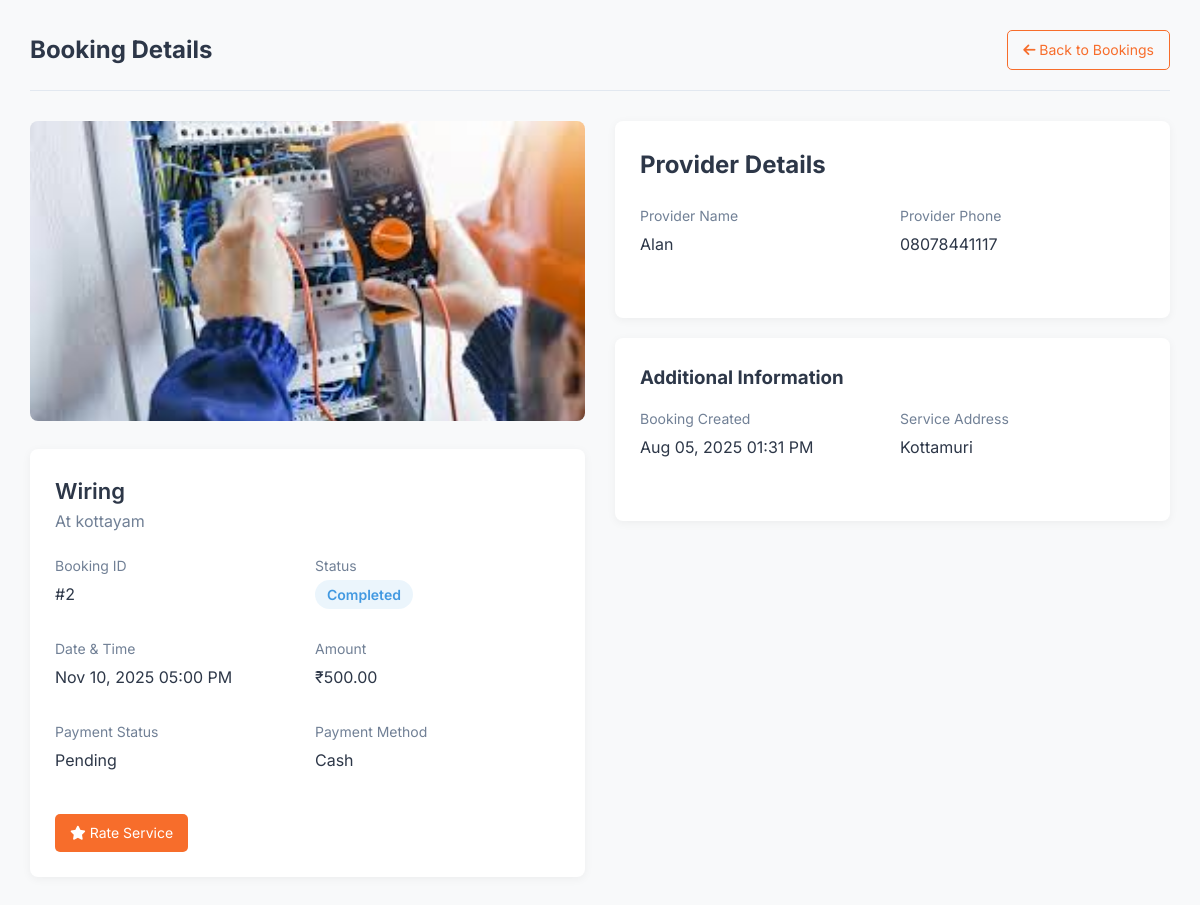
Page /localservice-main/view_booking.php?id=2 (signed in) on the committed database.
### tables this page shows
CREATE TABLE `bookings` (
  `id` int(11) NOT NULL,
  `user_id` int(11) NOT NULL,
  `provider_id` int(11) NOT NULL,
  `service_id` int(11) NOT NULL,
  `booking_date` datetime NOT NULL,
  `address` text NOT NULL,
  `amount` decimal(10,2) NOT NULL,
  `status` enum('pending','confirmed','completed','cancelled','rejected') DEFAULT 'pending',
  `cancellation_reason` text DEFAULT NULL,
  `payment_type` enum('cash','later') NOT NULL DEFAULT 'cash',
  `payment_status` enum('pending','paid','unpaid') DEFAULT 'pending',
  `admin_notes` text DEFAULT NULL,
  `customer_notes` text DEFAULT NULL,
  `provider_notes` text DEFAULT NULL,
  `created_at` timestamp NOT NULL DEFAULT current_timestamp()
);

CREATE TABLE `services` (
  `id` int(11) NOT NULL,
  `name` varchar(100) NOT NULL,
  `category_id` int(11) NOT NULL,
  `description` text NOT NULL,
  `base_price` decimal(10,2) NOT NULL,
  `duration_minutes` int(11) NOT NULL,
  `image` varchar(255) DEFAULT NULL,
  `created_at` timestamp NOT NULL DEFAULT current_timestamp()
);

CREATE TABLE `users` (
  `id` int(11) NOT NULL,
  `name` varchar(100) NOT NULL,
  `email` varchar(100) NOT NULL,
  `password` varchar(255) NOT NULL,
  `role` enum('admin','provider','customer') NOT NULL,
  `phone` varchar(20) NOT NULL,
  `address` text NOT NULL,
  `city` varchar(100) NOT NULL,
  `state` varchar(100) NOT NULL,
  `pincode` varchar(20) NOT NULL,
  `profile_image` varchar(255) DEFAULT NULL,
  `is_active` tinyint(1) DEFAULT 1,
  `created_at` timestamp NOT NULL DEFAULT current_timestamp(),
  `updated_at` timestamp NOT NULL DEFAULT current_timestamp() ON UPDATE current_timestamp()
);

### localservice-main/view_booking.php (the view, shortened to what this page needs)
<?php
include 'db.php';
$booking_id = filter_input(INPUT_GET, 'id', FILTER_VALIDATE_INT);
$query = "SELECT b.*,
                 s.name AS service_name,
                 s.image AS service_image,
                 s.description AS service_description,
                 u_provider.name AS provider_name,
                 u_provider.phone AS provider_phone,
                 u_customer.name AS customer_name,
                 u_customer.email AS customer_email,
                 u_customer.phone AS customer_phone,
                 b.cancellation_reason,
                 (SELECT image_url FROM service_images WHERE service_id = s.id LIMIT 1) AS featured_image
          FROM bookings b
          JOIN services s ON b.service_id = s.id
          JOIN users u_provider ON b.provider_id = u_provider.id
          JOIN users u_customer ON b.user_id = u_customer.id
          WHERE b.id = ?";
if ($_SESSION['user']['role'] === 'customer') {
    $query .= " AND b.user_id = ?";
    $params = [$booking_id, $_SESSION['user']['id']];
    $types = "ii";
} elseif ($_SESSION['user']['role'] === 'provider') {
    $query .= " AND b.provider_id = ?";
    $params = [$booking_id, $_SESSION['user']['id']];
    $types = "ii";
} else {
    $params = [$booking_id];
    $types = "i";
}
$stmt = $conn->prepare($query);
$stmt->bind_param($types, ...$params);
$stmt->execute();
$booking = $stmt->get_result()->fetch_assoc();
$booking_date = date('M d, Y h:i A', strtotime($booking['booking_date']));
$created_at = date('M d, Y h:i A', strtotime($booking['created_at']));
$service_image = $booking['featured_image'] ?: ($booking['service_image'] ?: 'https://via.placeholder.com/600x400?text=Service');
?>
<!DOCTYPE html>
<html lang="en">
<head>
    <link rel="stylesheet" href="https://cdnjs.cloudflare.com/ajax/libs/font-awesome/6.4.0/css/all.min.css">
</head>
<body>
    <div class="container">
        <div class="header">
            <h1>Booking Details</h1>
            <a href="<?= $_SESSION['user']['role'] === 'admin' ? 'admin_dashboard.php' : 'customer_bookings.php' ?>" class="btn btn-outline">
                <i class="fas fa-arrow-left"></i> Back to Bookings
            </a>
        </div>
        <div class="booking-container">
            <div>
                <img src="<?= htmlspecialchars($service_image) ?>"
                     alt="<?= htmlspecialchars($booking['service_name']) ?>"
                     class="booking-image"
                     onerror="this.src='https://via.placeholder.com/600x400?text=Service'">
                <div class="booking-details">
                    <h2 class="booking-service"><?= htmlspecialchars($booking['service_name']) ?></h2>
                    <p style="margin-bottom: 20px; color: var(--light-text);"><?= htmlspecialchars($booking['service_description']) ?></p>
                    <div class="detail-grid">
                        <div class="detail-group">
                            <label>Booking ID</label>
                            <p>#<?= $booking['id'] ?></p>
                        </div>
                        <div class="detail-group">
                            <label>Status</label>
                            <p>
                                <span class="status-badge status-<?= strtolower($booking['status']) ?>">
                                    <?= ucfirst($booking['status']) ?>
                                </span>
                            </p>
                        </div>
                        <div class="detail-group">
                            <label>Date & Time</label>
                            <p><?= $booking_date ?></p>
                        </div>
                        <div class="detail-group">
                            <label>Amount</label>
                            <p>₹<?= number_format($booking['amount'], 2) ?></p>
                        </div>
                        <div class="detail-group">
                            <label>Payment Status</label>
                            <p><?= ucfirst($booking['payment_status']) ?></p>
                        </div>
                        <div class="detail-group">
                            <label>Payment Method</label>
                            <p><?= ucfirst($booking['payment_type']) ?></p>
                        </div>
                    </div>
                    <div class="action-buttons">
                        <?php if ($_SESSION['user']['role'] === 'admin' || $_SESSION['user']['role'] === 'provider'): ?>
                            <?php if ($booking['status'] === 'pending'): ?>
                                <a href="update_booking_status.php?id=<?= $booking['id'] ?>&status=confirmed" class="btn btn-primary">
                                    <i class="fas fa-check"></i> Confirm Booking
                                </a>
                                <a href="update_booking_status.php?id=<?= $booking['id'] ?>&status=cancelled" class="btn btn-outline" style="color: var(--error); border-color: var(--error);">
                                    <i class="fas fa-times"></i> Reject Booking
                                </a>
                            <?php elseif ($booking['status'] === 'confirmed'): ?>
                                <a href="update_booking_status.php?id=<?= $booking['id'] ?>&status=completed" class="btn btn-primary">
                                    <i class="fas fa-check-circle"></i> Mark as Completed
                                </a>
                            <?php endif; ?>
                        <?php elseif ($_SESSION['user']['role'] === 'customer'): ?>
                            <?php if ($booking['status'] === 'pending' || $booking['status'] === 'confirmed'): ?>
                                <a href="cancel_booking.php?id=<?= $booking['id'] ?>" class="btn btn-outline" style="color: var(--error); border-color: var(--error);" onclick="return confirm('Are you sure you want to cancel this booking?')">
                                    <i class="fas fa-times"></i> Cancel Booking
                                </a>
                            <?php elseif ($booking['status'] === 'completed'): ?>
                                <a href="rate_service.php?booking_id=<?= $booking['id'] ?>" class="btn btn-primary">
                                    <i class="fas fa-star"></i> Rate Service
                                </a>
                            <?php endif; ?>
                        <?php endif; ?>
                    </div>
                </div>
            </div>
            <div>
                <div class="booking-details">
                    <h2 style="margin-bottom: 20px;"><?= $_SESSION['user']['role'] === 'admin' ? 'Booking Parties' : ($_SESSION['user']['role'] === 'customer' ? 'Provider Details' : 'Customer Details') ?></h2>
                    <?php if ($_SESSION['user']['role'] === 'admin'): ?>
                        <div style="margin-bottom: 25px;">
                            <h3 style="font-size: 18px; margin-bottom: 15px; color: var(--secondary);">Customer Information</h3>
                            <div class="detail-grid">
                                <div class="detail-group">
                                    <label>Name</label>
                                    <p><?= htmlspecialchars($booking['customer_name']) ?></p>
                                </div>
                                <div class="detail-group">
                                    <label>Email</label>
                                    <p><?= htmlspecialchars($booking['customer_email']) ?></p>
                                </div>
                                <div class="detail-group">
                                    <label>Phone</label>
                                    <p><?= htmlspecialchars($booking['customer_phone']) ?></p>
                                </div>
                            </div>
                        </div>
                        <div>
                            <h3 style="font-size: 18px; margin-bottom: 15px; color: var(--secondary);">Provider Information</h3>
                            <div class="detail-grid">
                                <div class="detail-group">
                                    <label>Name</label>
                                    <p><?= htmlspecialchars($booking['provider_name']) ?></p>
                                </div>
                                <div class="detail-group">
                                    <label>Phone</label>
                                    <p><?= htmlspecialchars($booking['provider_phone']) ?></p>
                                </div>
                            </div>
                        </div>
                    <?php elseif ($_SESSION['user']['role'] === 'customer'): ?>
                        <div class="detail-grid">
                            <div class="detail-group">
                                <label>Provider Name</label>
                                <p><?= htmlspecialchars($booking['provider_name']) ?></p>
                            </div>
                            <div class="detail-group">
                                <label>Provider Phone</label>
                                <p><?= htmlspecialchars($booking['provider_phone']) ?></p>
                            </div>
                        </div>
                    <?php endif; ?>
                </div>
                <div class="booking-details" style="margin-top: 20px;">
                    <h3 style="margin-bottom: 15px;">Additional Information</h3>
                    <div class="detail-grid">
                        <div class="detail-group">
                            <label>Booking Created</label>
                            <p><?= $created_at ?></p>
                        </div>
                        <div class="detail-group">
                            <label>Service Address</label>
                            <p><?= htmlspecialchars($booking['address']) ?></p>
                        </div>
                    </div>
                </div>
            </div>
        </div>
    </div>
</body>
</html>

### localservice-main/view_booking.php (style rules this page uses)
:root { --primary: #f76d2b; --primary-dark: #e05b1a; --secondary: #2d3748; --accent: #f0f4f8; --text: #2d3748; --light-text: #718096; --border: #e2e8f0; --white: #ffffff; --success: #38a169; --warning: #dd6b20; --error: #e53e3e; }
* { margin: 0; padding: 0; box-sizing: border-box; }
body { font-family: 'Inter', sans-serif; background-color: #f8f9fa; color: var(--text); line-height: 1.6; }
.container { max-width: 1200px; margin: 0 auto; padding: 30px; }
.header { display: flex; justify-content: space-between; align-items: center; margin-bottom: 30px; padding-bottom: 20px; border-bottom: 1px solid var(--border); }
.header h1 { font-size: 24px; color: var(--secondary); }
.btn { padding: 8px 15px; border-radius: 5px; text-decoration: none; font-size: 14px; transition: all 0.3s; cursor: pointer; border: none; }
.btn-primary { background-color: var(--primary); color: white; }
.btn-outline { background-color: transparent; border: 1px solid var(--primary); color: var(--primary); }
.booking-container { display: grid; grid-template-columns: 1fr 1fr; gap: 30px; }
.booking-image { width: 100%; height: 300px; object-fit: cover; border-radius: 8px; margin-bottom: 20px; }
.booking-details { background-color: var(--white); border-radius: 8px; padding: 25px; box-shadow: 0 2px 10px rgba(0,0,0,0.05); }
.booking-service { font-size: 22px; font-weight: 600; color: var(--secondary); }
.status-badge { padding: 6px 12px; border-radius: 20px; font-size: 14px; font-weight: 600; }
.status-completed { background-color: rgba(66, 153, 225, 0.1); color: #4299e1; }
.detail-group { margin-bottom: 15px; }
.detail-group label { display: block; font-size: 14px; color: var(--light-text); margin-bottom: 5px; }
.detail-group p { font-size: 16px; color: var(--text); }
.detail-grid { display: grid; grid-template-columns: 1fr 1fr; gap: 15px; margin-bottom: 20px; }
.action-buttons { display: flex; gap: 10px; margin-top: 25px; }

### rows in the picture
bookings: service.name "Wiring", service.description "At kottayam", id "2", status "Completed", booking_date "Nov 10, 2025 05:00 PM", amount "500.00", payment_status "Pending", payment_type "Cash", provider.name "Alan", provider.phone "08078441117", created_at "Aug 05, 2025 01:31 PM", address "Kottamuri"
